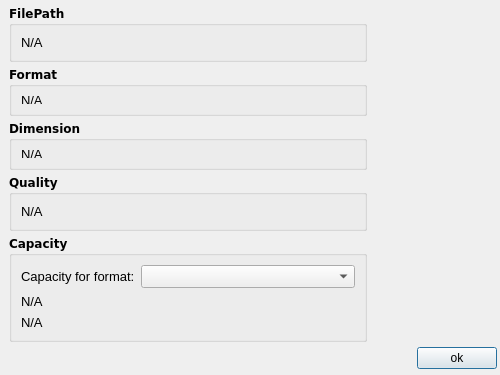
<?xml version="1.0" encoding="UTF-8"?>
<ui version="4.0">
 <class>PropertyDialog</class>
 <widget class="QDialog" name="PropertyDialog">
  <property name="geometry">
   <rect>
    <x>0</x>
    <y>0</y>
    <width>500</width>
    <height>375</height>
   </rect>
  </property>
  <property name="minimumSize">
   <size>
    <width>500</width>
    <height>375</height>
   </size>
  </property>
  <property name="maximumSize">
   <size>
    <width>9999999</width>
    <height>9999999</height>
   </size>
  </property>
  <property name="windowTitle">
   <string>Media properties</string>
  </property>
  <property name="windowIcon">
   <iconset>
    <normaloff>:/icons/img/propriety.png</normaloff>:/icons/img/propriety.png</iconset>
  </property>
  <layout class="QGridLayout" name="mainGridLayout">
   <property name="leftMargin">
    <number>7</number>
   </property>
   <property name="topMargin">
    <number>5</number>
   </property>
   <property name="rightMargin">
    <number>3</number>
   </property>
   <property name="bottomMargin">
    <number>3</number>
   </property>
   <property name="spacing">
    <number>2</number>
   </property>
   <item row="0" column="1">
    <widget class="QWidget" name="widgetInfo" native="true">
     <layout class="QVBoxLayout">
      <property name="spacing">
       <number>3</number>
      </property>
      <property name="margin">
       <number>0</number>
      </property>
      <item>
       <widget class="QGroupBox" name="filePathGroupBox">
        <property name="maximumSize">
         <size>
          <width>16777215</width>
          <height>75</height>
         </size>
        </property>
        <property name="font">
         <font>
          <family>Verdana</family>
          <pointsize>9</pointsize>
          <weight>75</weight>
          <bold>true</bold>
          <underline>false</underline>
         </font>
        </property>
        <property name="title">
         <string>FilePath</string>
        </property>
        <property name="alignment">
         <set>Qt::AlignLeading</set>
        </property>
        <layout class="QVBoxLayout">
         <item>
          <widget class="QLabel" name="pathLabel">
           <property name="font">
            <font>
             <family>Arial</family>
             <pointsize>10</pointsize>
             <weight>50</weight>
             <bold>false</bold>
            </font>
           </property>
           <property name="text">
            <string>N/A</string>
           </property>
           <property name="textFormat">
            <enum>Qt::PlainText</enum>
           </property>
           <property name="alignment">
            <set>Qt::AlignLeading|Qt::AlignLeft|Qt::AlignVCenter</set>
           </property>
           <property name="wordWrap">
            <bool>true</bool>
           </property>
           <property name="indent">
            <number>0</number>
           </property>
          </widget>
         </item>
        </layout>
       </widget>
      </item>
      <item>
       <spacer name="verticalSpacer">
        <property name="orientation">
         <enum>Qt::Vertical</enum>
        </property>
        <property name="sizeHint" stdset="0">
         <size>
          <width>20</width>
          <height>40</height>
         </size>
        </property>
       </spacer>
      </item>
      <item>
       <widget class="QGroupBox" name="formatGroupBox">
        <property name="maximumSize">
         <size>
          <width>16777215</width>
          <height>50</height>
         </size>
        </property>
        <property name="font">
         <font>
          <family>Verdana</family>
          <pointsize>9</pointsize>
          <weight>75</weight>
          <bold>true</bold>
         </font>
        </property>
        <property name="title">
         <string>Format</string>
        </property>
        <layout class="QVBoxLayout">
         <item>
          <widget class="QLabel" name="formatLabel">
           <property name="font">
            <font>
             <family>Arial</family>
             <pointsize>10</pointsize>
             <weight>50</weight>
             <bold>false</bold>
            </font>
           </property>
           <property name="text">
            <string>N/A</string>
           </property>
           <property name="alignment">
            <set>Qt::AlignLeading|Qt::AlignLeft|Qt::AlignVCenter</set>
           </property>
           <property name="wordWrap">
            <bool>true</bool>
           </property>
          </widget>
         </item>
        </layout>
       </widget>
      </item>
      <item>
       <spacer name="verticalSpacer_2">
        <property name="orientation">
         <enum>Qt::Vertical</enum>
        </property>
        <property name="sizeHint" stdset="0">
         <size>
          <width>20</width>
          <height>40</height>
         </size>
        </property>
       </spacer>
      </item>
      <item>
       <widget class="QGroupBox" name="dimensionGroupBox">
        <property name="maximumSize">
         <size>
          <width>16777215</width>
          <height>50</height>
         </size>
        </property>
        <property name="font">
         <font>
          <family>Verdana</family>
          <pointsize>9</pointsize>
          <weight>75</weight>
          <bold>true</bold>
         </font>
        </property>
        <property name="title">
         <string>Dimension</string>
        </property>
        <layout class="QVBoxLayout">
         <item>
          <widget class="QLabel" name="dimensionLabel">
           <property name="font">
            <font>
             <family>Arial</family>
             <pointsize>10</pointsize>
             <weight>50</weight>
             <bold>false</bold>
            </font>
           </property>
           <property name="text">
            <string>N/A</string>
           </property>
           <property name="alignment">
            <set>Qt::AlignLeading|Qt::AlignLeft|Qt::AlignVCenter</set>
           </property>
           <property name="wordWrap">
            <bool>true</bool>
           </property>
          </widget>
         </item>
        </layout>
       </widget>
      </item>
      <item>
       <spacer name="verticalSpacer_3">
        <property name="orientation">
         <enum>Qt::Vertical</enum>
        </property>
        <property name="sizeHint" stdset="0">
         <size>
          <width>20</width>
          <height>40</height>
         </size>
        </property>
       </spacer>
      </item>
      <item>
       <widget class="QGroupBox" name="qualityGroupBox">
        <property name="maximumSize">
         <size>
          <width>16777215</width>
          <height>16777215</height>
         </size>
        </property>
        <property name="font">
         <font>
          <family>Verdana</family>
          <pointsize>9</pointsize>
          <weight>75</weight>
          <bold>true</bold>
         </font>
        </property>
        <property name="title">
         <string>Quality</string>
        </property>
        <layout class="QVBoxLayout">
         <item>
          <widget class="QLabel" name="qualityLabel">
           <property name="font">
            <font>
             <family>Arial</family>
             <pointsize>10</pointsize>
             <weight>50</weight>
             <bold>false</bold>
            </font>
           </property>
           <property name="text">
            <string>N/A</string>
           </property>
           <property name="alignment">
            <set>Qt::AlignLeading|Qt::AlignLeft|Qt::AlignVCenter</set>
           </property>
           <property name="wordWrap">
            <bool>true</bool>
           </property>
          </widget>
         </item>
        </layout>
       </widget>
      </item>
      <item>
       <spacer name="verticalSpacer_4">
        <property name="orientation">
         <enum>Qt::Vertical</enum>
        </property>
        <property name="sizeHint" stdset="0">
         <size>
          <width>20</width>
          <height>40</height>
         </size>
        </property>
       </spacer>
      </item>
      <item>
       <widget class="QGroupBox" name="capacityGroupBox">
        <property name="font">
         <font>
          <family>Verdana</family>
          <pointsize>9</pointsize>
          <weight>75</weight>
          <bold>true</bold>
         </font>
        </property>
        <property name="title">
         <string>Capacity</string>
        </property>
        <property name="flat">
         <bool>false</bool>
        </property>
        <layout class="QGridLayout" name="capacityGridLayout">
         <item row="0" column="0">
          <widget class="QLabel" name="capacityFormatLabel">
           <property name="font">
            <font>
             <family>Arial</family>
             <pointsize>10</pointsize>
             <weight>50</weight>
             <bold>false</bold>
            </font>
           </property>
           <property name="text">
            <string>Capacity for format:</string>
           </property>
          </widget>
         </item>
         <item row="0" column="1">
          <widget class="QComboBox" name="formatComboBox">
           <property name="sizePolicy">
            <sizepolicy hsizetype="Preferred" vsizetype="Preferred">
             <horstretch>1</horstretch>
             <verstretch>0</verstretch>
            </sizepolicy>
           </property>
           <property name="font">
            <font>
             <weight>50</weight>
             <bold>false</bold>
            </font>
           </property>
          </widget>
         </item>
         <item row="2" column="0" colspan="2">
          <widget class="QLabel" name="sizeLabelKoctets">
           <property name="minimumSize">
            <size>
             <width>0</width>
             <height>0</height>
            </size>
           </property>
           <property name="font">
            <font>
             <family>Arial</family>
             <pointsize>10</pointsize>
             <weight>50</weight>
             <bold>false</bold>
            </font>
           </property>
           <property name="text">
            <string>N/A</string>
           </property>
           <property name="alignment">
            <set>Qt::AlignLeading|Qt::AlignLeft|Qt::AlignVCenter</set>
           </property>
           <property name="wordWrap">
            <bool>true</bool>
           </property>
          </widget>
         </item>
         <item row="1" column="0" colspan="2">
          <widget class="QLabel" name="sizeLabelOctets">
           <property name="font">
            <font>
             <family>Arial</family>
             <pointsize>10</pointsize>
             <weight>50</weight>
             <bold>false</bold>
            </font>
           </property>
           <property name="text">
            <string>N/A</string>
           </property>
          </widget>
         </item>
        </layout>
       </widget>
      </item>
     </layout>
    </widget>
   </item>
   <item row="0" column="2">
    <widget class="QWidget" name="widgetImage" native="true">
     <property name="minimumSize">
      <size>
       <width>128</width>
       <height>0</height>
      </size>
     </property>
     <property name="maximumSize">
      <size>
       <width>128</width>
       <height>16777215</height>
      </size>
     </property>
     <layout class="QVBoxLayout">
      <property name="spacing">
       <number>0</number>
      </property>
      <property name="leftMargin">
       <number>0</number>
      </property>
      <property name="topMargin">
       <number>50</number>
      </property>
      <property name="rightMargin">
       <number>0</number>
      </property>
      <property name="bottomMargin">
       <number>0</number>
      </property>
      <item>
       <widget class="QLabel" name="iconLabel">
        <property name="minimumSize">
         <size>
          <width>128</width>
          <height>128</height>
         </size>
        </property>
        <property name="maximumSize">
         <size>
          <width>128</width>
          <height>128</height>
         </size>
        </property>
        <property name="text">
         <string/>
        </property>
        <property name="pixmap">
         <pixmap resource="../silenteye.qrc">:/icons/img/property.png</pixmap>
        </property>
        <property name="scaledContents">
         <bool>true</bool>
        </property>
       </widget>
      </item>
      <item>
       <spacer>
        <property name="orientation">
         <enum>Qt::Vertical</enum>
        </property>
        <property name="sizeHint" stdset="0">
         <size>
          <width>20</width>
          <height>40</height>
         </size>
        </property>
       </spacer>
      </item>
     </layout>
    </widget>
   </item>
   <item row="2" column="0" colspan="3">
    <widget class="QWidget" name="widgetButtons" native="true">
     <property name="minimumSize">
      <size>
       <width>0</width>
       <height>28</height>
      </size>
     </property>
     <property name="maximumSize">
      <size>
       <width>16777215</width>
       <height>28</height>
      </size>
     </property>
     <layout class="QHBoxLayout">
      <property name="spacing">
       <number>0</number>
      </property>
      <property name="margin">
       <number>0</number>
      </property>
      <item>
       <spacer>
        <property name="orientation">
         <enum>Qt::Horizontal</enum>
        </property>
        <property name="sizeHint" stdset="0">
         <size>
          <width>40</width>
          <height>20</height>
         </size>
        </property>
       </spacer>
      </item>
      <item>
       <widget class="QPushButton" name="okButton">
        <property name="maximumSize">
         <size>
          <width>16777215</width>
          <height>16777215</height>
         </size>
        </property>
        <property name="text">
         <string>ok</string>
        </property>
        <property name="icon">
         <iconset resource="../silenteye.qrc">
          <normaloff>:/buttons/img/ok.png</normaloff>:/buttons/img/ok.png</iconset>
        </property>
       </widget>
      </item>
     </layout>
    </widget>
   </item>
  </layout>
 </widget>
 <resources>
  <include location="../silenteye.qrc"/>
 </resources>
 <connections>
  <connection>
   <sender>okButton</sender>
   <signal>pressed()</signal>
   <receiver>PropertyDialog</receiver>
   <slot>accept()</slot>
   <hints>
    <hint type="sourcelabel">
     <x>72</x>
     <y>226</y>
    </hint>
    <hint type="destinationlabel">
     <x>199</x>
     <y>124</y>
    </hint>
   </hints>
  </connection>
 </connections>
</ui>
